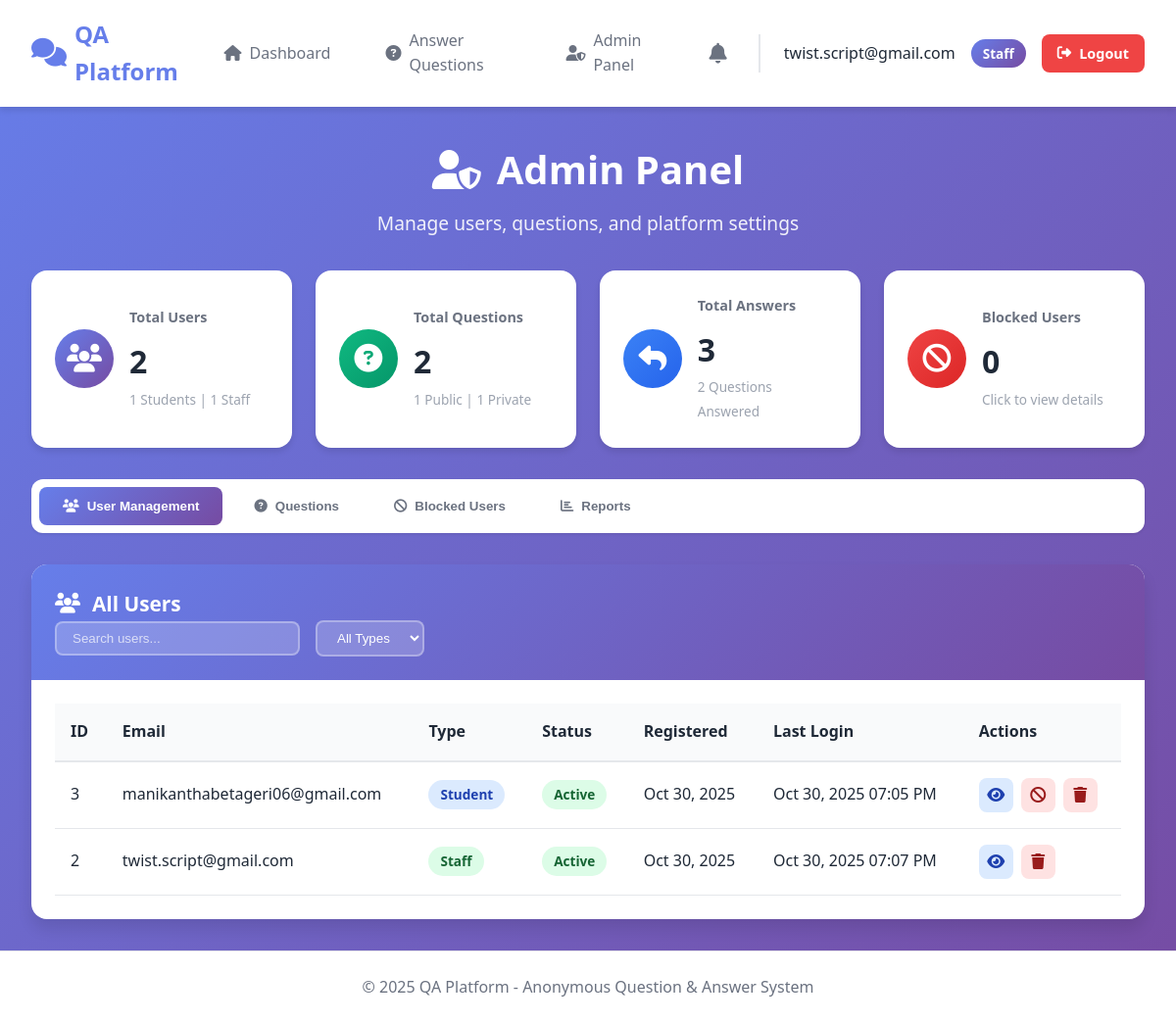
/admin (signed in), run on the app's committed database.
### models.py (models this page shows, shortened)
class User(UserMixin, db.Model):
    __tablename__ = 'users'
    id = db.Column(db.Integer, primary_key=True)
    email = db.Column(db.String(120), unique=True, nullable=False, index=True)
    password_hash = db.Column(db.String(255), nullable=False)
    user_type = db.Column(db.String(20), nullable=False)  # 'student' or 'staff'
    is_verified = db.Column(db.Boolean, default=False)
    is_blocked = db.Column(db.Boolean, default=False)
    created_at = db.Column(db.DateTime, default=datetime.utcnow)
    last_login = db.Column(db.DateTime)
    questions_asked = db.relationship('Question', backref='author', lazy=True, foreign_keys='Question.student_id')
    answers_given = db.relationship('Answer', backref='answerer', lazy=True)
    notifications = db.relationship('Notification', backref='recipient', lazy=True)

### routes.py (the view, shortened to what this page needs)
@main.route('/admin')
@login_required
def admin_panel():
    if current_user.user_type != 'staff':
        flash('Access denied. Admin only.', 'error')
        return redirect(url_for('main.dashboard'))
    from datetime import datetime, timedelta
    from sqlalchemy import func
    total_users = User.query.count()
    students_count = User.query.filter_by(user_type='student').count()
    staff_count = User.query.filter_by(user_type='staff').count()
    total_questions = Question.query.count()
    public_questions = Question.query.filter_by(is_public=True).count()
    private_questions = Question.query.filter_by(is_public=False).count()
    total_answers = Answer.query.count()
    answered_questions = Question.query.filter_by(is_answered=True).count()
    blocked_users = User.query.filter_by(is_blocked=True).count()
    all_users = User.query.order_by(User.created_at.desc()).all()
    all_questions = Question.query.order_by(Question.created_at.desc()).all()
    from models import BlockedUser
    blocked_users_list = db.session.query(BlockedUser)\
        .join(User, BlockedUser.student_id == User.id)\
        .add_columns(User.email)\
        .all()
    formatted_blocked = []
    today = datetime.utcnow().date()
    questions_today = Question.query.filter(
        func.date(Question.created_at) == today
    ).count()
    answers_today = Answer.query.filter(
        func.date(Answer.created_at) == today
    ).count()
    new_users_today = User.query.filter(
        func.date(User.created_at) == today
    ).count()
    active_users_today = User.query.filter(
        func.date(User.last_login) == today
    ).count()
    top_students = db.session.query(
        User,
        func.count(Question.id).label('question_count')
    ).join(Question, User.id == Question.student_id)\
     .filter(User.user_type == 'student')\
     .group_by(User.id)\
     .order_by(func.count(Question.id).desc())\
     .limit(5).all()
    formatted_top_students = []
    for user, count in top_students:
        formatted_top_students.append({
            'email': user.email,
            'question_count': count
        })
    top_staff = db.session.query(
        User,
        func.count(Answer.id).label('answer_count')
    ).join(Answer, User.id == Answer.staff_id)\
     .filter(User.user_type == 'staff')\
     .group_by(User.id)\
     .order_by(func.count(Answer.id).desc())\
     .limit(5).all()
    formatted_top_staff = []
    for user, count in top_staff:
        formatted_top_staff.append({
            'email': user.email,
            'answer_count': count
        })
    answered_percentage = round((answered_questions / total_questions * 100) if total_questions > 0 else 0, 1)
    avg_response_time = "< 24 hours"  # You can calculate actual average
    return render_template('admin_panel.html',
                         total_users=total_users,
                         students_count=students_count,
                         staff_count=staff_count,
                         total_questions=total_questions,
                         public_questions=public_questions,
                         private_questions=private_questions,
                         total_answers=total_answers,
                         answered_questions=answered_questions,
                         blocked_users=blocked_users,
                         all_users=all_users,
                         all_questions=all_questions,
                         blocked_users_list=formatted_blocked,
                         questions_today=questions_today,
                         answers_today=answers_today,
                         new_users_today=new_users_today,
                         active_users_today=active_users_today,
                         top_students=formatted_top_students,
                         top_staff=formatted_top_staff,
                         answered_percentage=answered_percentage,
                         avg_response_time=avg_response_time)

### templates/admin_panel.html (shortened to what this page needs)
{% extends "base.html" %}
{% block content %}
<div class="dashboard-container">
    <div class="dashboard-header">
        <h1><i class="fas fa-user-shield"></i> Admin Panel</h1>
        <p>Manage users, questions, and platform settings</p>
    </div>
    <div class="admin-stats-grid">
        <div class="stat-card stat-primary">
            <div class="stat-icon">
                <i class="fas fa-users"></i>
            </div>
            <div class="stat-content">
                <h3>Total Users</h3>
                <p class="stat-number">{{ total_users }}</p>
                <small>{{ students_count }} Students | {{ staff_count }} Staff</small>
            </div>
        </div>
        <div class="stat-card stat-success">
            <div class="stat-icon">
                <i class="fas fa-question-circle"></i>
            </div>
            <div class="stat-content">
                <h3>Total Questions</h3>
                <p class="stat-number">{{ total_questions }}</p>
                <small>{{ public_questions }} Public | {{ private_questions }} Private</small>
            </div>
        </div>
        <div class="stat-card stat-info">
            <div class="stat-icon">
                <i class="fas fa-reply"></i>
            </div>
            <div class="stat-content">
                <h3>Total Answers</h3>
                <p class="stat-number">{{ total_answers }}</p>
                <small>{{ answered_questions }} Questions Answered</small>
            </div>
        </div>
        <div class="stat-card stat-danger">
            <div class="stat-icon">
                <i class="fas fa-ban"></i>
            </div>
            <div class="stat-content">
                <h3>Blocked Users</h3>
                <p class="stat-number">{{ blocked_users }}</p>
                <small>Click to view details</small>
            </div>
        </div>
    </div>
    <div class="admin-tabs">
        <button class="tab-btn active" onclick="switchTab('users')">
            <i class="fas fa-users"></i> User Management
        </button>
        <button class="tab-btn" onclick="switchTab('questions')">
            <i class="fas fa-question-circle"></i> Questions
        </button>
        <button class="tab-btn" onclick="switchTab('blocked')">
            <i class="fas fa-ban"></i> Blocked Users
        </button>
        <button class="tab-btn" onclick="switchTab('reports')">
            <i class="fas fa-chart-bar"></i> Reports
        </button>
    </div>
    <div id="tab-users" class="tab-content active">
        <div class="card">
            <div class="card-header">
                <h2><i class="fas fa-users"></i> All Users</h2>
                <div class="header-actions">
                    <input type="text" id="userSearch" placeholder="Search users..."
                           class="search-input" onkeyup="searchUsers()">
                    <select id="userTypeFilter" class="filter-select" onchange="filterUsers()">
                        <option value="all">All Types</option>
                    </select>
                </div>
            </div>
            <div class="card-body">
                <div class="table-responsive">
                    <table class="admin-table">
                        <thead>
                            <tr>
                                <th>ID</th>
                                <th>Email</th>
                                <th>Type</th>
                                <th>Status</th>
                                <th>Registered</th>
                                <th>Last Login</th>
                                <th>Actions</th>
                            </tr>
                        </thead>
                        <tbody id="usersTableBody">
                            {% for user in all_users %}
                            <tr data-user-type="{{ user.user_type }}">
                                <td>{{ user.id }}</td>
                                <td>{{ user.email }}</td>
                                <td>
                                    <span class="badge badge-{{ 'primary' if user.user_type == 'student' else 'success' }}">
                                        {{ user.user_type.title() }}
                                    </span>
                                </td>
                                <td>
                                    {% if user.is_blocked %}
                                    <span class="badge badge-danger">Blocked</span>
                                    {% elif user.is_verified %}
                                    <span class="badge badge-success">Active</span>
                                    {% else %}
                                    <span class="badge badge-warning">Pending</span>
                                    {% endif %}
                                </td>
                                <td>{{ user.created_at.strftime('%b %d, %Y') }}</td>
                                <td>{{ user.last_login.strftime('%b %d, %Y %I:%M %p') if user.last_login else 'Never' }}</td>
                                <td>
                                    <div class="action-buttons">
                                        <button class="btn-icon btn-info" onclick="viewUserDetails({{ user.id }})" title="View Details">
                                            <i class="fas fa-eye"></i>
                                        </button>
                                        {% if user.is_blocked %}
                                        <button class="btn-icon btn-success" onclick="unblockUser({{ user.id }})" title="Unblock">
                                            <i class="fas fa-unlock"></i>
                                        </button>
                                        {% else %}
                                        {% if user.user_type == 'student' %}
                                        <button class="btn-icon btn-danger" onclick="blockUser({{ user.id }})" title="Block">
                                            <i class="fas fa-ban"></i>
                                        </button>
                                        {% endif %}
                                        {% endif %}
                                        <button class="btn-icon btn-danger" onclick="deleteUser({{ user.id }})" title="Delete">
                                            <i class="fas fa-trash"></i>
                                        </button>
                                    </div>
                                </td>
                            </tr>
                            {% endfor %}
                        </tbody>
                    </table>
                </div>
            </div>
        </div>
    </div>
</div>
{% endblock %}

### templates/base.html (shortened to what this page needs)
<!DOCTYPE html>
<html lang="en">
<head>
    <link rel="stylesheet" href="{{ url_for('static', filename='css/style.css') }}">
    <link rel="stylesheet" href="https://cdnjs.cloudflare.com/ajax/libs/font-awesome/6.4.0/css/all.min.css">
</head>
<body>
    {% if current_user.is_authenticated %}
    <nav class="navbar">
        <div class="nav-container">
            <div class="nav-brand">
                <i class="fas fa-comments"></i>
                <span>QA Platform</span>
            </div>
            <div class="nav-menu">
                <a href="{{ url_for('main.dashboard') }}" class="nav-link">
                    <i class="fas fa-home"></i> Dashboard
                </a>
                {% if current_user.user_type == 'student' %}
                <a href="{{ url_for('main.public_questions') }}" class="nav-link">
                    <i class="fas fa-globe"></i> Public Questions
                </a>
                {% else %}
                <a href="{{ url_for('main.public_questions') }}" class="nav-link">
                    <i class="fas fa-question-circle"></i> Answer Questions
                </a>
                {% endif %}
                {% if current_user.user_type == 'staff' %}
                <a href="{{ url_for('main.admin_panel') }}" class="nav-link">
                    <i class="fas fa-user-shield"></i> Admin Panel
                </a>
                {% endif %}
                <div class="notification-icon" id="notificationBell">
                    <i class="fas fa-bell"></i>
                </div>
                <div class="user-menu">
                    <span class="user-email">{{ current_user.email }}</span>
                    <span class="user-badge">{{ current_user.user_type.title() }}</span>
                    <a href="{{ url_for('auth.logout') }}" class="btn btn-logout">
                        <i class="fas fa-sign-out-alt"></i> Logout
                    </a>
                </div>
            </div>
        </div>
    </nav>
    {% endif %}
    <main class="main-content">
        {% block content %}{% endblock %}
    </main>
    <footer class="footer">
        <p>&copy; 2025 QA Platform - Anonymous Question & Answer System</p>
    </footer>
</body>
</html>

### data on the page
User: email "twist.script@gmail.com", user_type "Staff", id "2", is_blocked "Active", created_at "Oct 30, 2025", last_login "Oct 30, 2025 07:07 PM"
User: id "3", email "manikanthabetageri06@gmail.com", user_type "Student", is_blocked "Active", created_at "Oct 30, 2025", last_login "Oct 30, 2025 07:05 PM"

### other printed values
{{ total_users }} "2"
{{ students_count }} "1"
{{ staff_count }} "1"
{{ total_questions }} "2"
{{ public_questions }} "1"
{{ private_questions }} "1"
{{ total_answers }} "3"
{{ answered_questions }} "2"
{{ blocked_users }} "0"
